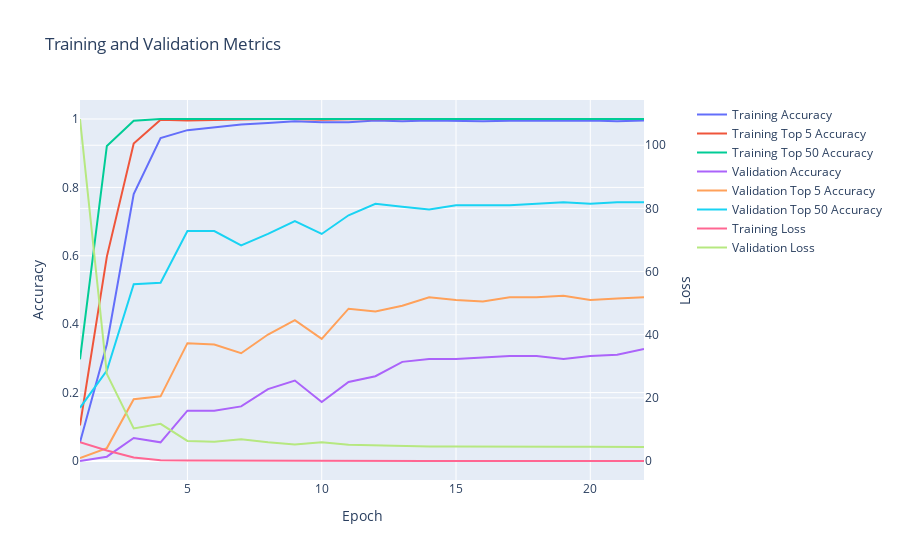

The cell this chart's notebook holds for it:
### Code cell
softmax_similarity_model.display_training_history()

### Figure 1 — Plotly figure (JSON) as saved in the notebook; plotly's stock layout.template omitted (floating-point values rounded to 4 significant figures)
{"data": [{"mode": "lines", "name": "Training Accuracy", "type": "scatter", "x": [1, 2, 3, 4, 5, 6, 7, 8, 9, 10, 11, 12, 13, 14, 15, 16, 17, 18, 19, 20, 21, 22], "xaxis": "x", "y": [0.05462, 0.3414, 0.7805, 0.9443, 0.9674, 0.9758, 0.9842, 0.9884, 0.9937, 0.9905, 0.9905, 0.9958, 0.9937, 0.9958, 0.9937, 0.9937, 0.9947, 0.9958, 0.9947, 0.9958, 0.9937, 0.9958, 0.9947], "yaxis": "y"}, {"mode": "lines", "name": "Training Top 5 Accuracy", "type": "scatter", "x": [1, 2, 3, 4, 5, 6, 7, 8, 9, 10, 11, 12, 13, 14, 15, 16, 17, 18, 19, 20, 21, 22], "xaxis": "x", "y": [0.104, 0.5977, 0.9286, 0.9979, 0.9958, 0.9979, 0.9989, 1.0, 1.0, 0.9979, 0.9989, 1.0, 1.0, 1.0, 1.0, 1.0, 1.0, 1.0, 1.0, 1.0, 1.0, 1.0, 1.0], "yaxis": "y"}, {"mode": "lines", "name": "Training Top 50 Accuracy", "type": "scatter", "x": [1, 2, 3, 4, 5, 6, 7, 8, 9, 10, 11, 12, 13, 14, 15, 16, 17, 18, 19, 20, 21, 22], "xaxis": "x", "y": [0.2973, 0.9212, 0.9947, 1.0, 1.0, 1.0, 1.0, 1.0, 1.0, 1.0, 1.0, 1.0, 1.0, 1.0, 1.0, 1.0, 1.0, 1.0, 1.0, 1.0, 1.0, 1.0, 1.0], "yaxis": "y"}, {"mode": "lines", "name": "Validation Accuracy", "type": "scatter", "x": [1, 2, 3, 4, 5, 6, 7, 8, 9, 10, 11, 12, 13, 14, 15, 16, 17, 18, 19, 20, 21, 22], "xaxis": "x", "y": [0.0, 0.01261, 0.06723, 0.05462, 0.1471, 0.1471, 0.1597, 0.2101, 0.2353, 0.1723, 0.2311, 0.2479, 0.2899, 0.2983, 0.2983, 0.3025, 0.3067, 0.3067, 0.2983, 0.3067, 0.3109, 0.3277, 0.3193], "yaxis": "y"}, {"mode": "lines", "name": "Validation Top 5 Accuracy", "type": "scatter", "x": [1, 2, 3, 4, 5, 6, 7, 8, 9, 10, 11, 12, 13, 14, 15, 16, 17, 18, 19, 20, 21, 22], "xaxis": "x", "y": [0.008403, 0.03782, 0.1807, 0.1891, 0.3445, 0.3403, 0.3151, 0.3697, 0.4118, 0.3571, 0.4454, 0.437, 0.4538, 0.479, 0.4706, 0.4664, 0.479, 0.479, 0.4832, 0.4706, 0.4748, 0.479, 0.4748], "yaxis": "y"}, {"mode": "lines", "name": "Validation Top 50 Accuracy", "type": "scatter", "x": [1, 2, 3, 4, 5, 6, 7, 8, 9, 10, 11, 12, 13, 14, 15, 16, 17, 18, 19, 20, 21, 22], "xaxis": "x", "y": [0.1555, 0.2647, 0.5168, 0.521, 0.6723, 0.6723, 0.6303, 0.6639, 0.7017, 0.6639, 0.7185, 0.7521, 0.7437, 0.7353, 0.7479, 0.7479, 0.7479, 0.7521, 0.7563, 0.7521, 0.7563, 0.7563, 0.7605], "yaxis": "y"}, {"mode": "lines", "name": "Training Loss", "type": "scatter", "x": [1, 2, 3, 4, 5, 6, 7, 8, 9, 10, 11, 12, 13, 14, 15, 16, 17, 18, 19, 20, 21, 22], "xaxis": "x", "y": [5.969, 3.316, 1.094, 0.2728, 0.1828, 0.1397, 0.08549, 0.0678, 0.02894, 0.07008, 0.04281, 0.0258, 0.01842, 0.01711, 0.01758, 0.01011, 0.01123, 0.009997, 0.01371, 0.008612, 0.008299, 0.007225, 0.01167], "yaxis": "y2"}, {"mode": "lines", "name": "Validation Loss", "type": "scatter", "x": [1, 2, 3, 4, 5, 6, 7, 8, 9, 10, 11, 12, 13, 14, 15, 16, 17, 18, 19, 20, 21, 22], "xaxis": "x", "y": [108.3, 27.58, 10.33, 11.78, 6.367, 6.068, 6.883, 5.921, 5.26, 5.927, 5.153, 4.908, 4.735, 4.622, 4.577, 4.509, 4.503, 4.458, 4.503, 4.508, 4.493, 4.469, 4.503], "yaxis": "y2"}], "layout": {"title": {"text": "Training and Validation Metrics"}, "xaxis": {"anchor": "y", "domain": [0.0, 0.94], "title": {"text": "Epoch"}}, "yaxis": {"anchor": "x", "domain": [0.0, 1.0], "title": {"text": "Accuracy"}}, "yaxis2": {"anchor": "x", "overlaying": "y", "side": "right", "title": {"text": "Loss"}}}}
